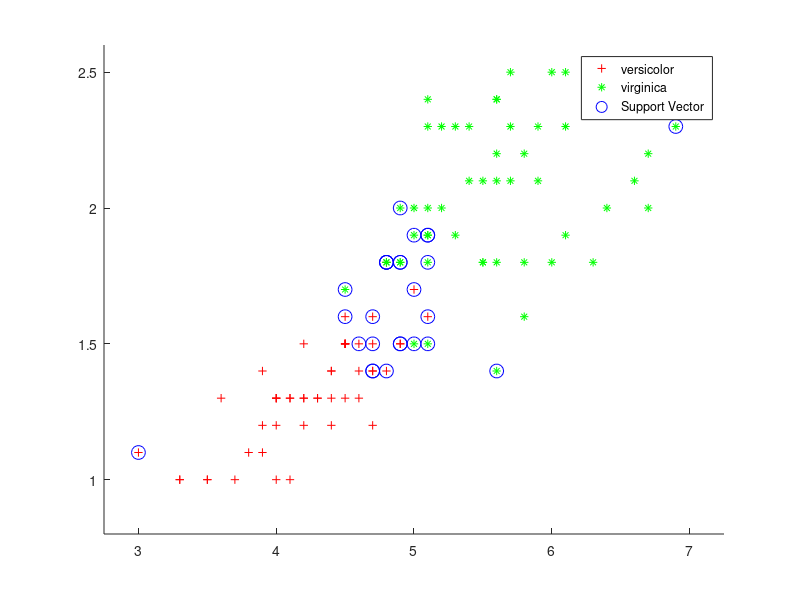

Here is the MATLAB script that generated this plot: (Note: this script raises an error after producing the figure.)
%% Support Vector Machine
% Name: Ventrapragada Sai Shravani
%
% PRN:17070123120
%
% Batch:Entc(2017-21) G-3
clc;
clear all;
close all;
%% Aim:
% Implementation of Support Vector Machine for FisherIris and EXOR gate.
%
%% Theory:
% The worth of a classifier is not in how well it seperates the training
% data.
%
% SVMS try to find all such data that correctly classify the training data
% and among all such lines pick the one that has the greatest distance to
% the points closest to it.
%
% For data that isn't linearly sepereable we can project data to a space
% where it is almost linealy seperable.
%
% An important aspect of SVMs is that all the mathematical machinery that
% it uses, the exact projection of the number of dimensions doesn't show
% up. You can write all of it in terms of dot products between various data
% points represented as vectors.
%% SVM with fisheriris
load fisheriris
inds = ~strcmp(species,'setosa');
X = meas(inds,3:4);
Y = species(inds);
svmModel = fitcsvm(X,Y,'KernelFunction','RBF')

Sv = svmModel.SupportVectors;
figure
gscatter(X(:,1),X(:,2),Y,'rg','+*');
hold on
plot(Sv(:,1),Sv(:,2),'bo','MarkerSize',10)
axis([2.75 7.25 0.8 2.6])
legend('versicolor','virginica','Support Vector')
hold off

%% SVM with Exor gate 
x=[0 0; 0 1; 1 0; 1 1];
y=[0; 1;  1; 0];
SVMModel = fitcsvm(x,y,'KernelFunction','RBF',...
    'KernelScale','auto')
sv = SVMModel.SupportVectors;
figure
gscatter(x(:,1),x(:,2),y,'mc','sd');
hold on
plot(sv(:,1),sv(:,2),'ko','MarkerSize',10)
axis([-1.5 1.5 -1.5 1.5])
legend('-1','1','Support Vectors');
hold off
%% Conclusion: 
% In the above experiment we implement a MATLAB code for Support vector
% machine. I learnt Kernel function of Radial basis function Because support 
% vector machines employing the kernel trick do not scale well to large numbers 
% of training samples or large numbers of features in the input space, several 
% approximations to the RBF kernel (and similar kernels) have been
% introduced.
%
% We used fitcsvm to perform the SVM function, and also plotted the scatter
% plot using gscatter function. We used legend and axis and a few marker
% effects for better presentation.